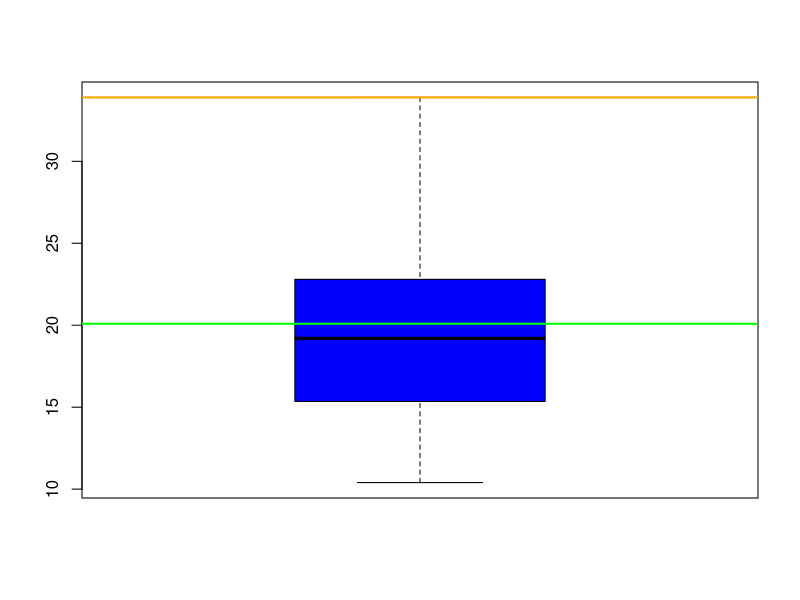
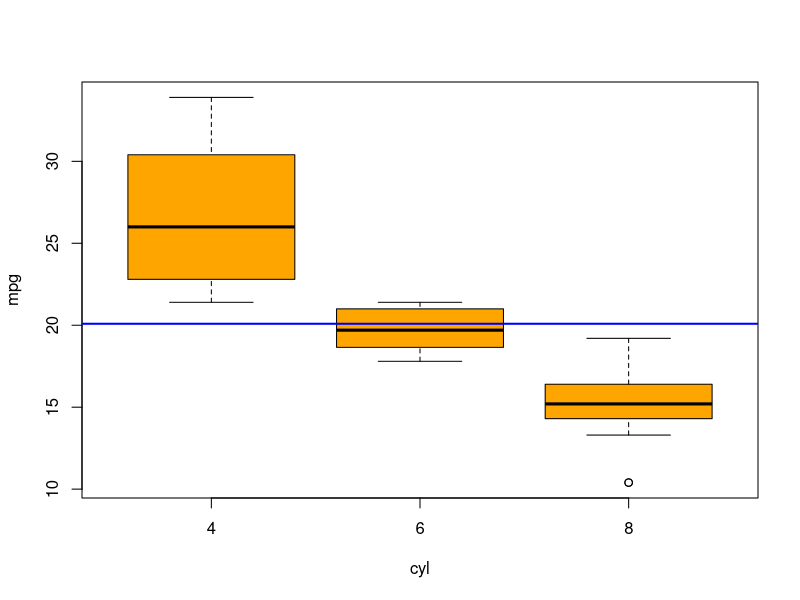
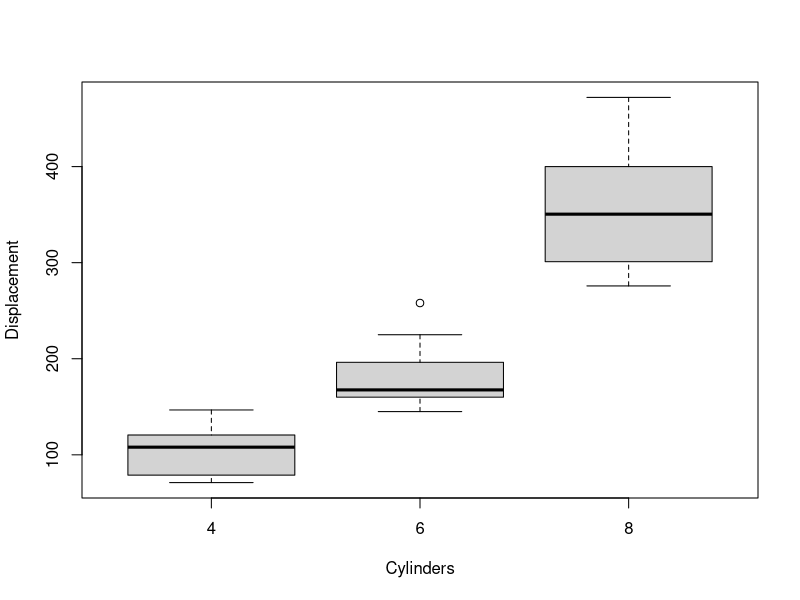
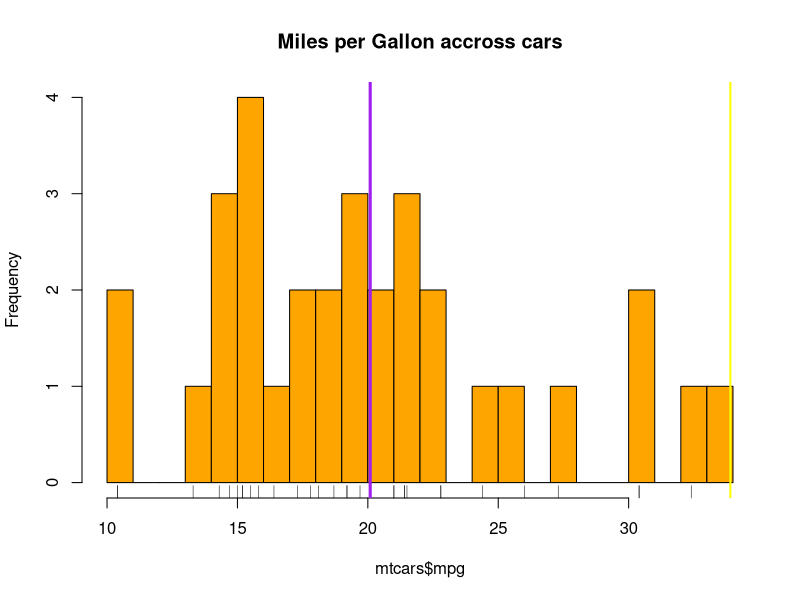
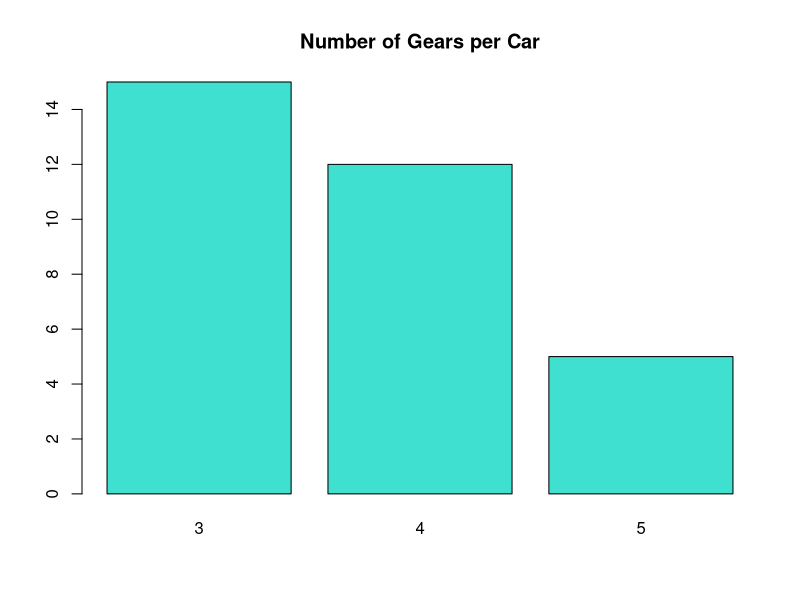

Write the R code that produced these figures, in order. (Note: this script raises an error after producing the figures.)
## ---- chunk 1
## par() changes the global graphics parameters for all graphics. Requires a reset by using the code below: 
old.par <- par(mar = c(0, 0, 0, 0))
par(old.par) ##This code allows you to reset the parameters of a plot in R. 

# ls() is the orientation of axis labels on a plot

boxplot(mtcars$mpg, col= "blue") ##example of a boxplot
abline(h = max(mtcars$mpg), col= "orange", lwd = 2)  ##h here is horizontal line addition
abline(h = mean(mtcars$mpg), col ="green", lwd = 2)  ## lwd is the line width/thickness

boxplot(mpg ~ cyl, data = mtcars, col = "orange")  ##plotting the relationship " ~ " between to variables, where mpy is y axis, and cyl is x axis. 
abline(h = mean(mtcars$mpg), col = "blue", lwd = 2)

mtcars2 <- transform(mtcars, cyl= factor(cyl))
boxplot(disp ~ cyl, data = mtcars2, xlab = "Cylinders", ylab = "Displacement") ##labeling axes in base R. 


hist(mtcars$mpg, col= "orange", breaks = 20, main = "Miles per Gallon accross cars") ##example of a histogram
rug(mtcars$mpg)
abline(v = mean(mtcars$mpg), col ="purple", lwd = 3)  ##v stands for vertical line. 
abline(v = max(mtcars$mpg), col = "yellow", lwd = 2)


barplot(table(mtcars$gear), col= "turquoise", main = "Number of Gears per Car")


with(mtcars, plot(mpg, weight, col=mpg))  ##xy scatter plot comparing two column variables. The differemt mpg's are listed in different colors. 
abline(h = mean(mtcars$weight), col="orange", lty = 2)  ##lty is a dotted line. 
abline(v = mean(mtcars$mpg), col="yellow", lty=2)


par(mfrow = c(1,3), mar = c(5,4,2,1))  ##more to learn here
mtcars$gear <- as.integer(mtcars$gear)
with(subset(mtcars, gear = 3), plot(mpg, weight, col = weight, main = "Three Gears"))
with(subset(mtcars, gear = 4), plot(mpg, weight, col = weight, main = "Four Gears"))
with(subset(mtcars, gear = 5), plot(mpg, weight, col = weight, main = "Five Gears"))


##Standard plot systems
old.par <- par(mar = c(0, 0, 0, 0))
par(old.par) ##This code allows you to reset the parameters of a plot in R. 
with(cars, plot(speed, dist))

##Standard lattice system
#e.g. xyplot and bwplot
library(lattice)
xyplot(mpg ~ disp | gear, data = mtcars, layout = c(4,1)) ##separating x/y plot by gear

##ggplot2 plotting
library(ggplot2)
data(mtcars)
qplot(disp, mpg, data = mtcars)

